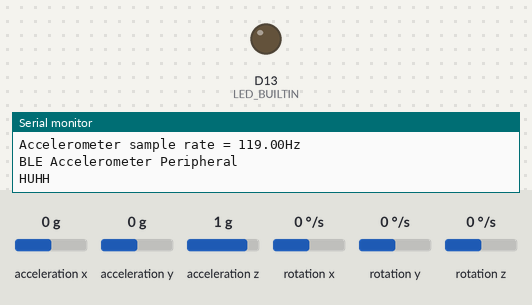
A sketch run on a simulated Arduino Nano 33 IoT. Shown: output pins drawn as LEDs (lit = HIGH), the last lines printed to the serial monitor. The test bench sets the inputs (shaded band); at power-on: acceleration x 0 g, acceleration y 0 g, acceleration z 1 g, rotation x 0 °/s, rotation y 0 °/s, rotation z 0 °/s. Nothing arrives over Bluetooth unless stated; a phone connects over Bluetooth LE 3 s after start.

Above: at 0.1 s.
At 1.1 s:
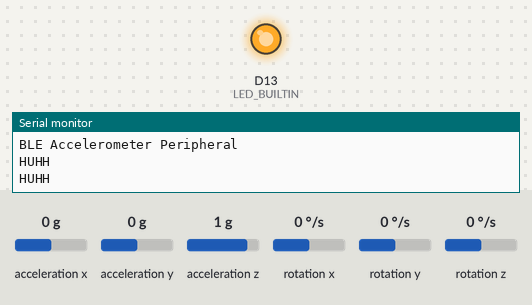
Timing chart, 0 to 2.6 s (numbered marks = the images above):
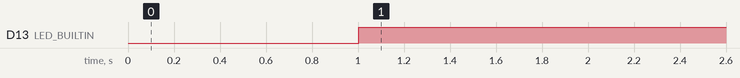

The sketch:

r3.ino
```cpp
#include <ArduinoBLE.h>
#include <Arduino_LSM6DS3.h>

#define BLE_UUID_IMU_SERVICE "1101"
#define BLE_UUID_ACCELEROMETER_X "2101"
#define BLE_UUID_ACCELEROMETER_Y "2102"
#define BLE_UUID_ACCELEROMETER_Z "2103"
#define BLE_UUID_GYROSCOPE_X "2201"
#define BLE_UUID_GYROSCOPE_Y "2202"
#define BLE_UUID_GYROSCOPE_Z "2203"


#define BLE_DEVICE_NAME "GIANG"
#define BLE_LOCAL_NAME "GIANG"

BLEService accelerometerService(BLE_UUID_IMU_SERVICE);

BLEStringCharacteristic accelerometerCharacteristicX(BLE_UUID_ACCELEROMETER_X, BLERead | BLENotify, 20);
BLEStringCharacteristic accelerometerCharacteristicY(BLE_UUID_ACCELEROMETER_Y, BLERead | BLENotify, 20);
BLEStringCharacteristic accelerometerCharacteristicZ(BLE_UUID_ACCELEROMETER_Z, BLERead | BLENotify, 20);
BLEStringCharacteristic gyroCharacteristicX(BLE_UUID_GYROSCOPE_X, BLERead | BLENotify, 20);
BLEStringCharacteristic gyroCharacteristicY(BLE_UUID_GYROSCOPE_Y, BLERead | BLENotify, 20);
BLEStringCharacteristic gyroCharacteristicZ(BLE_UUID_GYROSCOPE_Z, BLERead | BLENotify, 20);


BLEDescriptor descriptorX("2901", "AccelerometerX");
BLEDescriptor descriptorY("2901", "AccelerometerY");
BLEDescriptor descriptorZ("2901", "AccelerometerZ");
BLEDescriptor descriptorX0("2901", "GyroscopeX");
BLEDescriptor descriptorY0("2901", "GyroscopeY");
BLEDescriptor descriptorZ0("2901", "GyroscopeZ");


float x, y, z, a, b, c;

void setup() {
  pinMode(LED_BUILTIN, OUTPUT);

  // initialize IMU
  if (!IMU.begin()) {
    Serial.println("Failed to initialize IMU!");
    while (1)
      ;
  }

  Serial.print("Accelerometer sample rate = ");
  Serial.print(IMU.accelerationSampleRate());
  Serial.println("Hz");

  // initialize BLE
  if (!BLE.begin()) {
    Serial.println("Starting Bluetooth® Low Energy module failed!");
    while (1)
      ;
  }

  // set advertised local name and service UUID
  BLE.setDeviceName(BLE_DEVICE_NAME);
  BLE.setLocalName(BLE_LOCAL_NAME);


  BLE.setAdvertisedService(accelerometerService);

  accelerometerCharacteristicX.addDescriptor(descriptorX);
  accelerometerCharacteristicY.addDescriptor(descriptorY);
  accelerometerCharacteristicZ.addDescriptor(descriptorZ);
  gyroCharacteristicX.addDescriptor(descriptorX0);
  gyroCharacteristicY.addDescriptor(descriptorY0);
  gyroCharacteristicZ.addDescriptor(descriptorZ0);


  accelerometerService.addCharacteristic(accelerometerCharacteristicX);
  accelerometerService.addCharacteristic(accelerometerCharacteristicY);
  accelerometerService.addCharacteristic(accelerometerCharacteristicZ);
  accelerometerService.addCharacteristic(gyroCharacteristicX);
  accelerometerService.addCharacteristic(gyroCharacteristicY);
  accelerometerService.addCharacteristic(gyroCharacteristicZ);


  BLE.addService(accelerometerService);

  accelerometerCharacteristicX.writeValue("");
  accelerometerCharacteristicY.writeValue("");
  accelerometerCharacteristicZ.writeValue("");
  gyroCharacteristicX.writeValue("");
  gyroCharacteristicY.writeValue("");
  gyroCharacteristicZ.writeValue("");


  // start advertising
  BLE.advertise();

  Serial.println("BLE Accelerometer Peripheral");
}

void loop() {
  BLEDevice central = BLE.central();
  Serial.println("HUHH");
  delay(1000);
  if (IMU.accelerationAvailable() && IMU.gyroscopeAvailable()) {
    digitalWrite(LED_BUILTIN, HIGH);
    IMU.readAcceleration(x, y, z);
    IMU.readGyroscope(a, b, c);


    // Convert the accelerometer data to UTF-8 encoded strings
    String xStr = String(x, 6); // You can adjust the number of decimal places as needed
    String yStr = String(y, 6);
    String zStr = String(z, 6);
    String aStr = String(a, 6); // You can adjust the number of decimal places as needed
    String bStr = String(b, 6);
    String cStr = String(c, 6);


    accelerometerCharacteristicX.writeValue(xStr);
    accelerometerCharacteristicY.writeValue(yStr);
    accelerometerCharacteristicZ.writeValue(zStr);
    gyroCharacteristicX.writeValue(aStr);
    gyroCharacteristicY.writeValue(bStr);
    gyroCharacteristicZ.writeValue(cStr);


  } else {
    digitalWrite(LED_BUILTIN, LOW);
  }
}
```

Measured:
- by itself, D13 (LED_BUILTIN): LOW → HIGH at 1.0 s
